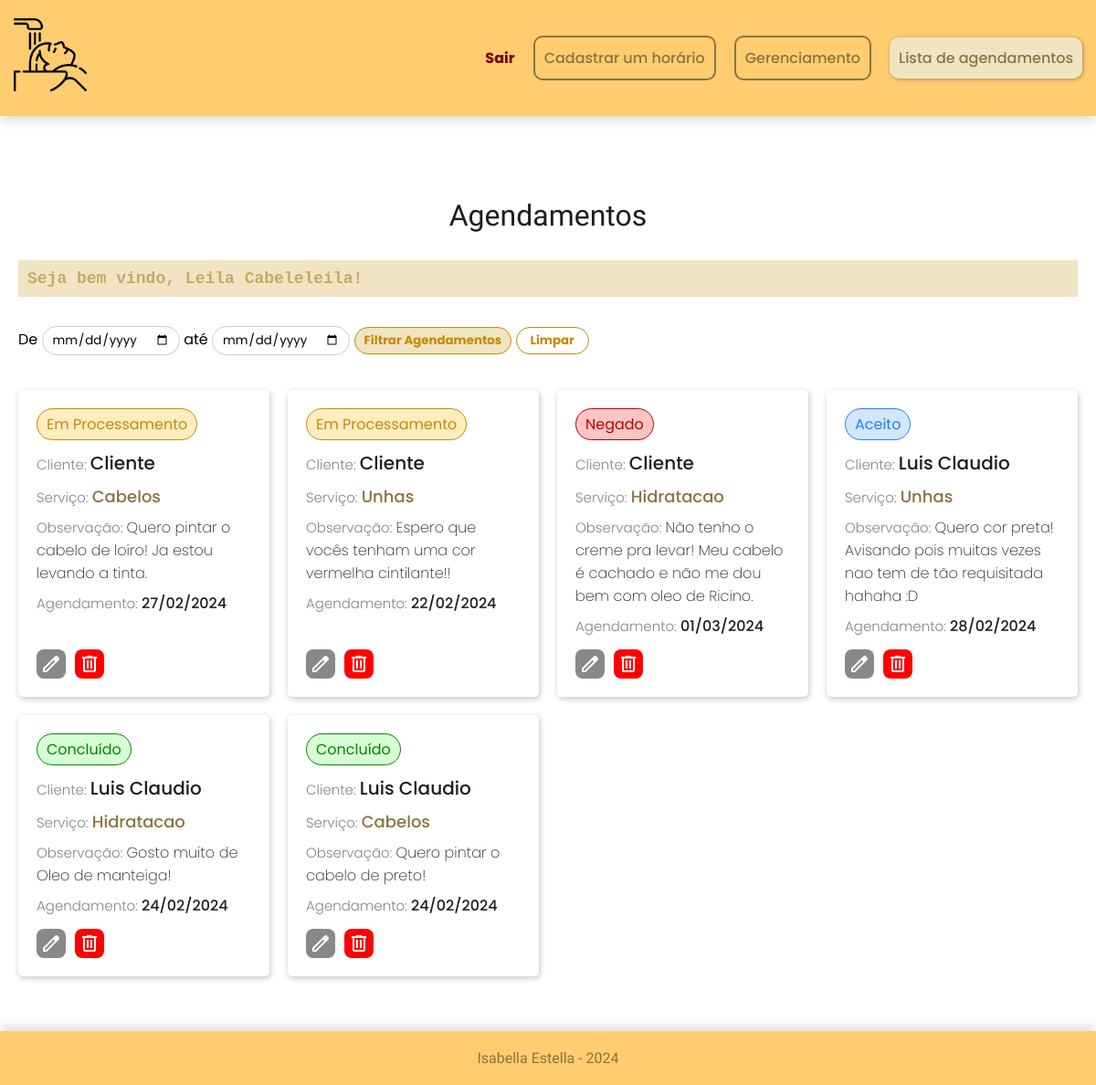
Screenshot of /lista-agendamento.php (signed in) with the database file from the repository.
### tables this page shows
CREATE TABLE `agendamentos` (
  `id_agendamento` int(11) NOT NULL,
  `criador_agendamento` varchar(256) NOT NULL,
  `id_criador_agendamento` int(11) NOT NULL,
  `observacao_agendamento` varchar(256) NOT NULL,
  `dataCad` date NOT NULL,
  `tipo_serv` enum('Cabelos','Hidratacao','Unhas') NOT NULL,
  `situacao_agendamento` varchar(50) NOT NULL DEFAULT 'Em Processamento'
);

### lista-agendamento.php (the view, shortened to what this page needs)
<!DOCTYPE html>
<html lang="pt-BR">
<head>
    <link rel="stylesheet" href="style/agendamentos.css">
    <link rel="stylesheet" href="style/reset.css">
</head>
<body>
    <?php
        include("components/cabecalho.php");
        $conn = mysqli_connect("localhost", "root", "", "salon-beauty");
        $id_usuario_logado = $_SESSION["UsuarioID"];
        $nivel_necessario = 1;
        if ($_SESSION["UsuarioNivel"] >= $nivel_necessario) {
            $query = "SELECT * FROM agendamentos";
        } else {
            $query = "SELECT * FROM agendamentos WHERE id_criador_agendamento = '$id_usuario_logado'";
        }
        $resultado = mysqli_query($conn, $query);
        function criarCardAgendamento($aux) {
            $nivel_necessario = 1;
            $html = "<div class='agendamento'>";
            $html .= "<div class='infos card'>";
            $html .= "<div class='agendamento__situacao ";
            switch ($aux['situacao_agendamento']) {
                case 'Em Processamento':
                    $html .= 'processamento';
                    break;
                case 'Concluído':
                    $html .= 'concluido';
                    break;
                case 'Negado':
                    $html .= 'negado';
                    break;
                case 'Aceito':
                    $html .= 'aceito';
                    break;
            }
            $html .= "'>";
            $html .= $aux['situacao_agendamento'];
            $html .= "</div>";
            $html .= "<p class='agendamento__criador'>Cliente: <span>";
            $html .= ($aux['criador_agendamento'] == '') ? "Não Especificado" : $aux['criador_agendamento'];
            $html .= "</span></p>";
            $html .= "<h1 class='agendamento__servico'>Serviço: <span>" . $aux['tipo_serv'] . "</span></h1>";
            $html .= "<p class='agendamento__observacao'>Observação: <span>" . $aux['observacao_agendamento'] . "</span></p>";
            $html .= "<p class='agendamento__data-cad'>Agendamento: <span>" . date('d/m/Y', strtotime($aux['dataCad'])) . "</span></p>";
            $html .= "</div>";
            $html .= "<div class='button-icons'>";
            $dataDoBanco = $aux['dataCad'];
            $idAgendamento = $aux['id_agendamento'];
            $idAgendamentoHash = base64_encode($idAgendamento);
            if ($_SESSION["UsuarioNivel"] >= $nivel_necessario) {
                $html .= "<a href='editar.php?id_agendamento=$idAgendamentoHash' class='editar-button modified-button'>";
                $html .= "<span class='material-symbols-outlined'>edit</span>";
                $html .= "</a>";
                $html .= "<a href='actions/excluir.php?id_agendamento=$idAgendamento' class='excluir-button modified-button'>";
                $html .= "<span class='material-symbols-outlined'>delete</span>";
                $html .= "</a>";
            }
            $html .= "</div>";
            $html .= "</div>";
            return $html;
        }
    ?>
    <div class="container">
        <h1 class="title">Agendamentos</h1>
        <p class="boas-vindas">Seja bem vindo, <?php echo $_SESSION["UsuarioNome"];?>!</p>
        <form method="POST" action="#" enctype="multipart/form-data" class="form-filtro">
            De
            <input type="date" name="dataInicial" id="dataInicial">
            até
            <input type="date" name="dataFinal" id="dataFinal">
            <input type="submit" value="Filtrar Agendamentos" name="filtrarAgendamentos" class="filtrarAgends">
            <button type="reset" onclick="location.href='lista-agendamento.php';" class="limparAgends">Limpar</button>
        </form>
        <?php
            if (mysqli_num_rows($resultado) > 0) {
                echo "<div class='tabela-agendamentos'>";
                while ($aux = mysqli_fetch_assoc($resultado)) {
                    if (isset($_POST['filtrarAgendamentos'])) {
                        $dataInicial = $_POST['dataInicial'];
                        $dataFinal = $_POST['dataFinal'];
                        if (strtotime($aux['dataCad']) >= strtotime($dataInicial) && strtotime($aux['dataCad']) <= strtotime($dataFinal)) {
                            echo criarCardAgendamento($aux);
                        }
                    } else {
                        echo criarCardAgendamento($aux);
                    }
                }
                echo "</div>";
            } else {
                echo "Não há agendamentos dentro do intervalo de datas especificado.";
            }
        ?>
    </div>
    <?php
        include('components/rodape.php');
    ?>
</body>
</html>

### components/cabecalho.php (shortened to what this page needs)
<nav class="header">
    <div class="header__list">
        <div class="header__logo">
            <a href="home.php">
                <img src="./style/images/xampu.png" alt="">
            </a>
        </div>
        <div class="header__user">
            <?php
                $nivel_necessario = 1;
                if (isset($_SESSION["UsuarioID"])) {
                    echo "<a href='actions/logout.php' class='sairButton'>Sair</a>";
                    echo "<a href='cadastroAgendamentos.php' class='item destaque outlined'>Cadastrar um horário</a>";
                    if ($_SESSION["UsuarioNivel"] > $nivel_necessario) {
                        echo "<a href='gerenciamento.php' class='item destaque outlined'>Gerenciamento</a>";
                    }
                    echo "<a href='lista-agendamento.php' class='item destaque'>Lista de agendamentos</a>";
                }
            ?>
        </div>
    </div>
</nav>

### components/rodape.php (shortened to what this page needs)
<div class="rodape">
    <div class="text">
        Isabella Estella - 2024
    </div>
</div>

### style/agendamentos.css (style rules this page uses)
.title { text-align: center; font-family: "Playpen Sans", cursive; margin: 30px; font-weight: 300; color: var(--preto); }
.boas-vindas { font-size: 18px; margin-bottom: 10px; background: var(--cor-destaque); padding: 10px; font-weight: 700; font-family: monospace; color: var(--cor-destaque-texto); margin-bottom: 32px; }
.tabela-agendamentos { display: grid; grid-template-columns: repeat(4, 1fr); gap: 20px; margin-top: 30px; }
.tabela-agendamentos .agendamento { background: #fff; border-radius: 5px; padding: 20px; box-shadow: 1px 2px 6px #0000003d; display: flex; flex-direction: column; justify-content: space-between; gap: 5px; }
.agendamento .agendamento__situacao { font-size: 16px; width: fit-content; padding: 4px 10px; border-radius: 20px; margin-bottom: 10px; }
.agendamento__situacao.negado { background-color: #ffc5c5; color: #bb0000; border: 1px solid #bb0000; }
.agendamento__situacao.processamento { background-color: #ffecbf; color: #c48a05; border: 1px solid #c48a05; }
.agendamento__situacao.aceito { background: #d3e6ff; color: #207fff; border: 1px solid #207fff; }
.agendamento__situacao.concluido { background: #d7ffd5; color: #058500; border: 1px solid #058500; }
.agendamento .agendamento__servico, .agendamento .agendamento__criador, .agendamento .agendamento__observacao, .agendamento .agendamento__data-cad { font-size: 15px; margin-bottom: 8px; color: #858585; font-weight: 300; }
.agendamento__criador span { font-size: 20px; color: var(--preto); font-weight: 500; }
.agendamento .agendamento__servico span { font-size: 18px; color: var(--cor-destaque-escuro); font-weight: 500; }
.agendamento .agendamento__observacao span { margin: 8px 0; color: #1d1d1d; font-weight: 200; font-size: 16px; }
.agendamento .agendamento__data-cad span { font-size: 16px; color: var(--preto); font-weight: 500; }
.form-filtro input { background-color: transparent; border: 1px solid #cecece; height: 30px; border-radius: 100px; padding: 0 10px; margin: 0 0 8px; }
.filtrarAgends { background-color: var(--cor-destaque) !important; color: #c48a05; font-weight: 700; border: 1px solid #c48a05 !important; cursor: pointer; }
.limparAgends { background-color: transparent !important; color: #c48a05; height: 30px; font-weight: 700; border: 1px solid #c48a05 !important; border-radius: 100px; padding: 0 15px; cursor: pointer; }
.button-icons { display: flex; gap: 10px; }
.modified-button, .editar-button { display: block; width: fit-content; padding: 4px; border-radius: 8px; height: 24px; color: #fff; font-weight: 600; }

### rows the page displays
agendamentos: aux "Em Processamento Cliente", tipo_serv "Cabelos", observacao_agendamento "Quero pintar o cabelo de loiro! Ja estou levando a tinta.", dataCad "27/02/2024"
agendamentos: aux "Em Processamento Cliente", tipo_serv "Unhas", observacao_agendamento "Espero que vocês tenham uma cor vermelha cintilante!!", dataCad "22/02/2024"
agendamentos: aux "Negado Cliente", tipo_serv "Hidratacao", observacao_agendamento "Não tenho o creme pra levar! Meu cabelo é cachado e não me dou bem com oleo de Ricino.", dataCad "01/03/2024"
agendamentos: aux "Aceito Luis Claudio", tipo_serv "Unhas", observacao_agendamento "Quero cor preta! Avisando pois muitas vezes nao tem de tão requisitada hahaha :D", dataCad "28/02/2024"
agendamentos: aux "Concluído Luis Claudio", tipo_serv "Hidratacao", observacao_agendamento "Gosto muito de Oleo de manteiga!", dataCad "24/02/2024"
agendamentos: aux "Concluído Luis Claudio", tipo_serv "Cabelos", observacao_agendamento "Quero pintar o cabelo de preto!", dataCad "24/02/2024"

### other values shown
$_SESSION["UsuarioNome"] "Leila Cabeleleila"
